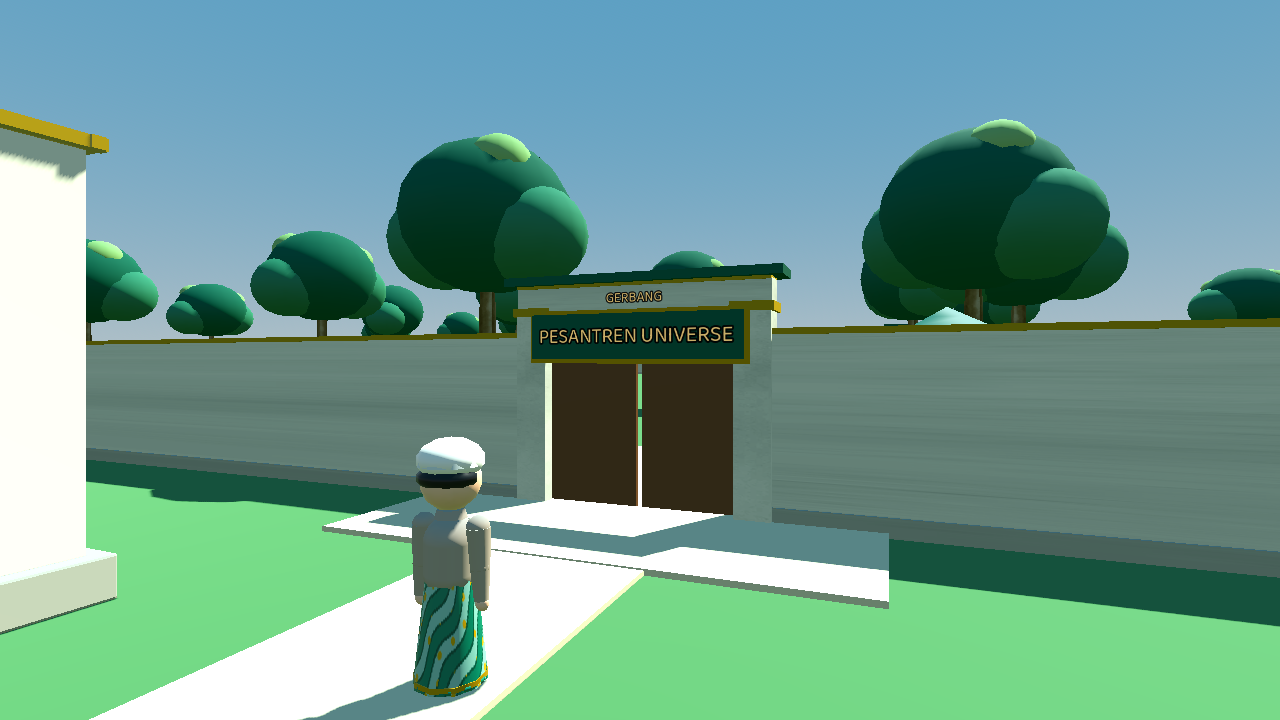
#> input picture v2/konsep/konsep-splash-a-gerbang.png, 1280 x 720 px, found by its file name
$ python gambar_ruang_belajar_genshin.py
#> lines starting #> are read from the running program, lines starting #| are printed output that depends on the picture; after the words box and inside, x2 and y2 are one past the last pixel; in counts of white or black regions, pixels touching at a corner belong together
#!/usr/bin/env python3
"""Mockup konsep Ruang Belajar versi CHAT gaya GENSHIN — Sinta, 19 Nov 2026.
Revisi dari konsep chat v1 (gelembung chat) atas referensi Mas (gambar
Genshin, 14:50): portrait ustadz BESAR di dunia + kotak dialog bawah
dengan nama pembicara emas + baris player sebagai gelembung kecil.
Alur 14 pesan + poin 35 + cabang 'Belum' TIDAK berubah — tampilannya saja.
Palet GayaMisi, font Baloo 2. Latar = render gerbang (stand-in dunia;
di game latarnya dunia live tempat ustadz berdiri).
Potret Sanusi dipotong dari foto songkok-v2 (latar datar dihapus flood
fill). Contoh Arab hanya transliterasi di mockup (PIL tak membentuk
huruf Arab) — di game tetap Amiri seperti sekarang.
"""
from PIL import Image, ImageDraw, ImageFont, ImageFilter
import os

BASE = os.path.expanduser("~/workspace/pesantren-verse")
OUT = os.path.join(BASE, "v2/konsep")
FONT = os.path.join(BASE, "v2/godot-dunia/fonts/Baloo2-Variable.ttf")
FALLBACK = "/usr/share/fonts/truetype/dejavu/DejaVuSans-Bold.ttf"
BG = os.path.join(OUT, "konsep-splash-a-gerbang.png")
SANUSI = os.path.join(BASE, "v2/foto-karakter/songkok-v2-sanusi-depan.png")

def font(sz, tebal=False):
    for p in (FONT, FALLBACK):
        try:
            f = ImageFont.truetype(p, sz)
            return f
        except Exception:
            pass
    return ImageFont.load_default()

ZAMRUD_G = (4, 59, 44)
EMAS = (201, 162, 39)
EMAS_T = (232, 196, 90)
KREM = (242, 234, 214)
KREM_R = (201, 194, 174)
PUTIH = (255, 255, 255)

def wrap(d, teks, f, lebar):
    baris, cur = [], ""
    for kata in teks.split(" "):
        uji = (cur + " " + kata).strip()
        if d.textlength(uji, font=f) <= lebar or not cur:
            cur = uji
        else:
            baris.append(cur)
            cur = kata
    if cur:
        baris.append(cur)
    return baris

# ---------------------------------------------------------------- potret
def potret_sanusi():
    """Potong foto Sanusi (tanpa label nama), hapus latar datar
    (beige atas + putih bawah) via flood fill. Kembalikan RGBA."""
    img = Image.open(SANUSI).convert("RGB")
    img = img.crop((360, 145, 920, 720))  # 560x575, label nama terpotong
    MAG = (255, 0, 255)
    d = ImageDraw.Draw(img)
    # Latar datar ada di beberapa komponen yang TIDAK terhubung (badan
    # karakter memisahkan putih kiri dan putih kanan) — satu seed per
    # komponen: beige atas kiri+kanan, putih tengah kiri+kanan, putih
    # bawah kiri+kanan.
    # Ambang putih HARUS kecil (4): jubah Sanusi hampir putih murni
    # (255,255,242–245) — ambang 10 memakan dada jubah. Latar putih
    # datar (255,255,255) tetap bersih di ambang 4; tepi anti-alias
    # jubah hanya terpotong 1–2 px.
    for (sx, sy, th) in [(2, 2, 12), (557, 2, 12),
                         (2, 300, 4), (557, 300, 4),
                         (2, 572, 4), (557, 572, 4)]:
        ImageDraw.floodfill(img, (sx, sy), MAG, thresh=th)
    a = img.convert("RGBA")
    px = a.load()
    for y in range(a.height):
        for x in range(a.width):
            if px[x, y][:3] == MAG:
                px[x, y] = (0, 0, 0, 0)
    r, g, b, al = a.split()
    al = al.filter(ImageFilter.GaussianBlur(1.2))
    a.putalpha(al)
    return a.crop(a.getbbox())

# ---------------------------------------------------------------- latar
def latar():
    bg = Image.open(BG).convert("RGBA").resize((1280, 720))
    ov = Image.new("RGBA", (1280, 720), (0, 0, 0, 0))
    od = ImageDraw.Draw(ov)
    od.rectangle([0, 0, 1280, 720], fill=(8, 14, 16, 45))
    for y in range(480, 720):
        t = (y - 480) / 240
        od.line([(0, y), (1280, y)], fill=(8, 14, 16, int(60 * t)))
    return Image.alpha_composite(bg, ov)

def tempel_potret(img):
    p = potret_sanusi()
    h = 470
    w = int(p.width * h / p.height)
    p = p.resize((w, h), Image.LANCZOS)
    px, py = 790, 50
    # bayangan lembut
    sh = Image.new("RGBA", img.size, (0, 0, 0, 0))
    sil = Image.new("RGBA", (w, h), (0, 0, 0, 0))
    sil.putalpha(p.split()[3].point(lambda v: int(v * 0.55)))
    sil = sil.filter(ImageFilter.GaussianBlur(7))
    sh.paste(sil, (px + 10, py + 12), sil)
    img.alpha_composite(sh)
    img.alpha_composite(p, (px, py))

def chip_auto(d):
    # lingkaran + "Auto" kiri atas (ala Genshin)
    d.ellipse([24, 22, 52, 50], outline=PUTIH, width=2)
    d.ellipse([34, 32, 42, 40], fill=PUTIH)
    d.text((60, 36), "Auto", font=font(18), fill=PUTIH, anchor="lm")

# ---------------------------------------------------------------- kotak dialog
BOX = (40, 505, 1240, 695)

def kotak_dialog(img):
    x0, y0, x1, y1 = BOX
    box = Image.new("RGBA", (x1 - x0, y1 - y0), (0, 0, 0, 0))
    bd = ImageDraw.Draw(box)
    for y in range(y1 - y0):
        t = y / max(1, (y1 - y0 - 1))
        c = (int(13 + (7 - 13) * t), int(22 + (12 - 22) * t),
             int(28 + (16 - 28) * t), int(232 + (245 - 232) * t))
        bd.line([(0, y), (x1 - x0, y)], fill=c)
    mask = Image.new("L", (x1 - x0, y1 - y0), 0)
    md = ImageDraw.Draw(mask)
    md.rounded_rectangle([0, 0, x1 - x0 - 1, y1 - y0 - 1], radius=6, fill=255)
    img.paste(box, (x0, y0), mask)
    d = ImageDraw.Draw(img)
    d.rounded_rectangle([x0, y0, x1, y1], radius=6,
                        outline=(201, 162, 39, 120), width=1)
    d.line([(x0 + 2, y0 + 2), (x1 - 2, y0 + 2)], fill=EMAS, width=3)
    return d

def kepala_dialog(d, nama="Ust. Sanusi"):
    d.text((78, 522), nama, font=font(26), fill=EMAS_T, stroke_width=1,
           stroke_fill=EMAS_T)
    d.line([(78, 560), (330, 560)], fill=EMAS, width=2)
    d.text((1202, 530), "× Tutup", font=font(16), fill=KREM_R, anchor="ra")

def pesan_dialog(d, teks, fsz=22, y0=574):
    f = font(fsz)
    garis = wrap(d, teks, f, 1120)
    lh = int(fsz * 1.35)
    y = y0
    for ln in garis:
        d.text((78, y), ln, font=f, fill=PUTIH)
        y += lh
    return garis, y  # garis terakhir + y akhir

def footer_progres(d, kiri, progres):
    d.text((1202, 668), kiri, font=font(15), fill=KREM_R, anchor="ra")
    x0, x1, by = 40, 1240, 690
    d.rectangle([x0, by, x1, by + 5], fill=(10, 18, 22))
    d.rectangle([x0, by, x0 + (x1 - x0) * progres, by + 5], fill=EMAS)

def gelembung_pemain(d, x, y, teks):
    """Gelembung kecil player di atas kotak dialog (ala Genshin):
    ikon chat + teks, ekor menunjuk ke bawah."""
    f = font(19)
    w = int(d.textlength(teks, font=f)) + 64
    h = 48
    d.polygon([(x + w - 90, y + h - 2), (x + w - 66, y + h - 2),
               (x + w - 78, y + h + 12)], fill=(16, 20, 20))
    d.rounded_rectangle([x, y, x + w, y + h], radius=22,
                        fill=(16, 20, 20), outline=KREM, width=1)
    cx, cy = x + 26, y + h // 2
    d.ellipse([cx - 12, cy - 12, cx + 12, cy + 12], outline=KREM, width=2)
    for dx in (-5, 0, 5):
        d.ellipse([cx + dx - 2, cy - 2, cx + dx + 2, cy + 2], fill=KREM)
    d.text((x + 46, cy), teks, font=f, fill=KREM, anchor="lm")
    return w

def pilihan(d, x, y, w, teks, emas=True, redup=False):
    """Gelembung pilihan jawaban (ala Genshin: melayang di atas kotak)."""
    h = 54
    f = font(20)
    if emas:
        isi = (120, 97, 23) if redup else EMAS
        d.rounded_rectangle([x, y, x + w, y + h], radius=27, fill=isi)
        d.text((x + w / 2, y + h / 2), teks, font=f, fill=ZAMRUD_G, anchor="mm")
    else:
        isi = (10, 18, 22)
        warna = tuple(int(c * 0.5) for c in KREM) if redup else KREM
        d.rounded_rectangle([x, y, x + w, y + h], radius=27, fill=isi,
                            outline=warna, width=2)
        d.text((x + w / 2, y + h / 2), teks, font=f, fill=warna, anchor="mm")

# ---------------------------------------------------------------- A. MENUNGGU JAWABAN
def mockup_a():
    img = latar()
#> in latar, bg is the input picture: PIL image 1280x720 RGBA; mean R, G, B, A 109.1, 156.2, 144.7, 255
#> in latar, `ov = Image.new("RGBA", (1280, 720), (0, 0, 0, 0))`: ov: PIL image 1280x720 RGBA; every value is 0
    tempel_potret(img)
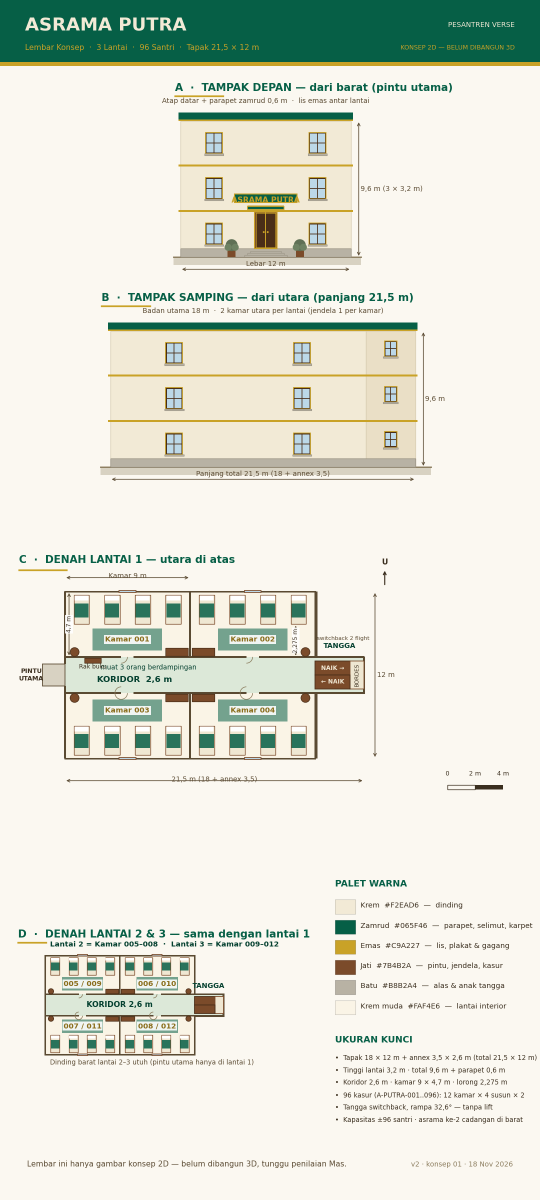
#> input picture v2/konsep/asrama-putra-konsep.png, 1080 x 2400 px, given in place of songkok-v2-sanusi-depan.png, which was not available (shown at 1/2 size)
#> after the loop in potret_sanusi, `for (sx, sy, th) in [(2, 2, 12), (557, 2, 12),`:
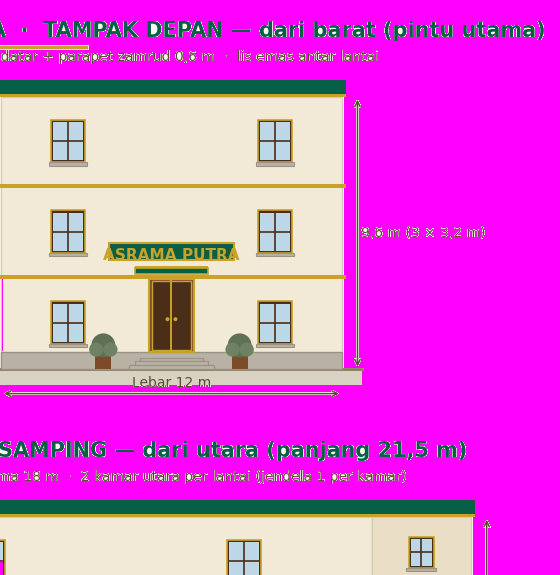
#> img: PIL image 560x575 RGB; mean R, G, B 225.2, 95.2, 214.6
#> in potret_sanusi, `r, g, b, al = a.split()`:
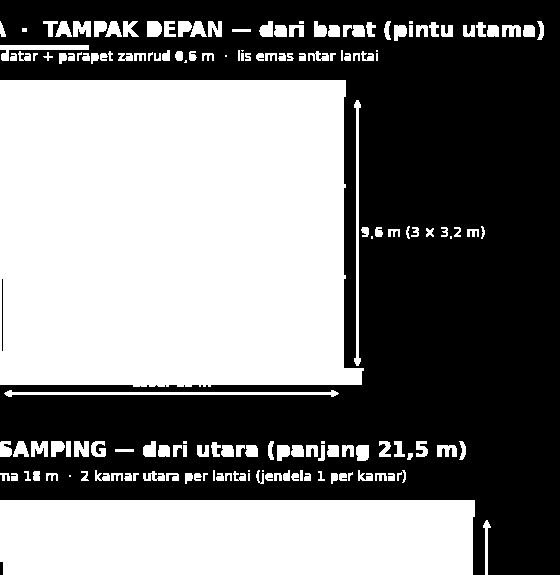
#> al: PIL image 560x575 L; 48.4% white; 164 white regions (15 under 20 px), largest, box (x1, y1, x2, y2) and area: (0, 80, 364, 387) 105315, (0, 500, 475, 575) 35470, (4, 390, 339, 397) 1035
#> in tempel_potret, `sil = Image.new("RGBA", (w, h), (0, 0, 0, 0))`: sil: PIL image 461x470 RGBA; every value is 0
#> in tempel_potret, `sil = sil.filter(ImageFilter.GaussianBlur(7))`:
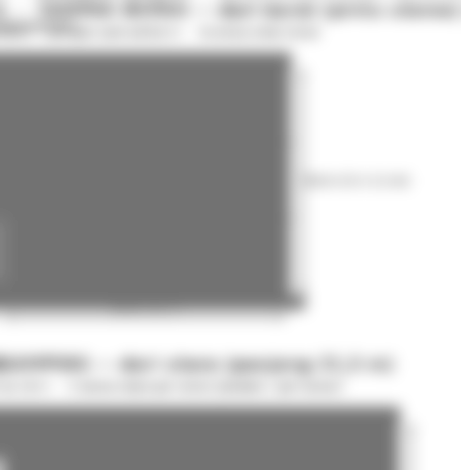
#> sil: PIL image 461x470 RGBA; mean R, G, B, A 0, 0, 0, 71.4; transparent parts drawn white
#> in tempel_potret, `sh.paste(sil, (px + 10, py + 12), sil)`:
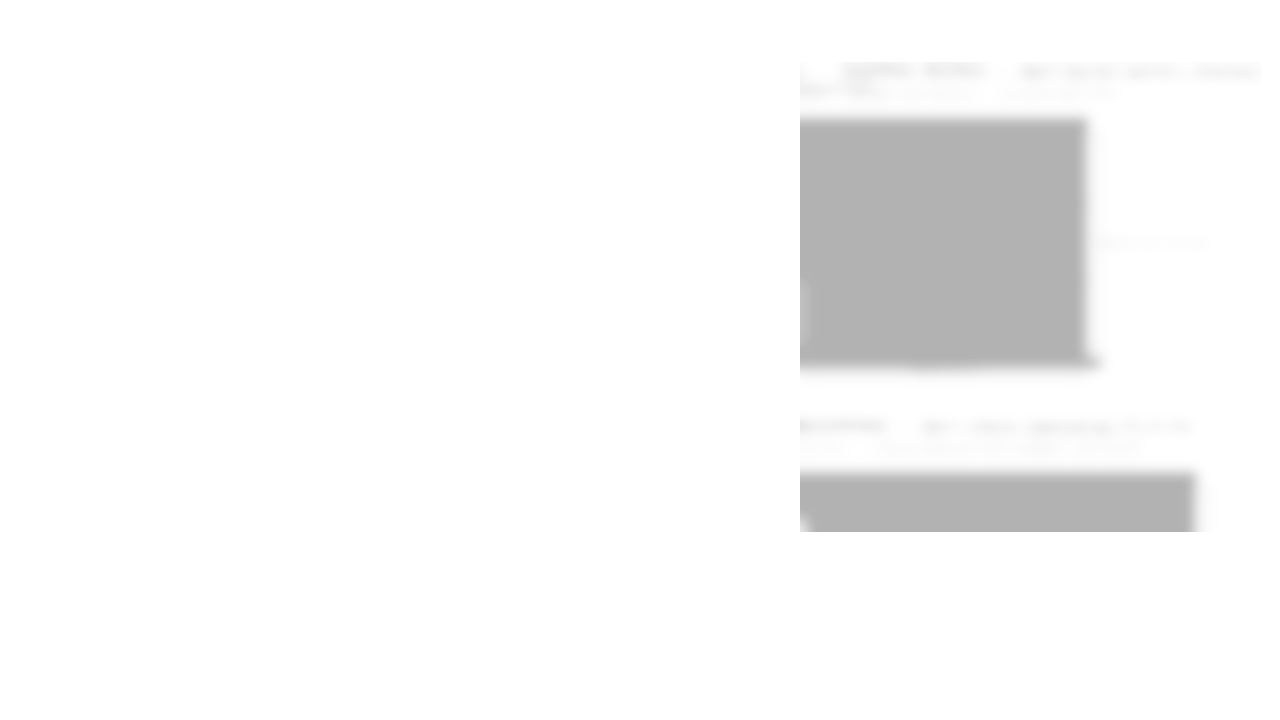
#> sh: PIL image 1280x720 RGBA; mean R, G, B, A 0, 0, 0, 8.2; transparent parts drawn white
    d = ImageDraw.Draw(img)
    chip_auto(d)
    # pilihan jawaban melayang (ala Genshin)
    pilihan(d, 380, 296, 400, "Paham, lanjut  ›", emas=True)
    pilihan(d, 380, 362, 400, "Belum, jelaskan lagi", emas=False)
    d = kotak_dialog(img)
#> in kotak_dialog, `box = Image.new("RGBA", (x1 - x0, y1 - y0), (0, 0, 0, 0))`: box: PIL image 1200x190 RGBA; every value is 0
#> in kotak_dialog, `mask = Image.new("L", (x1 - x0, y1 - y0), 0)`: mask: PIL image 1200x190 L; every value is 0
#> in kotak_dialog, `img.paste(box, (x0, y0), mask)`:
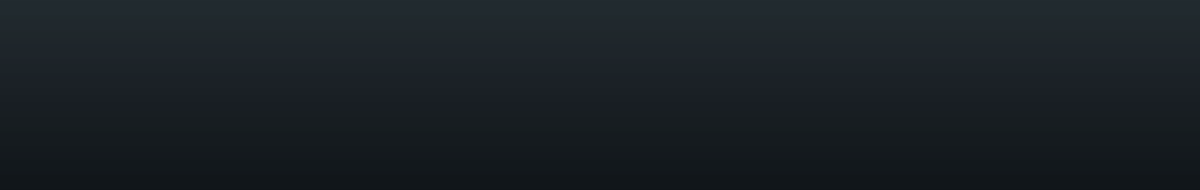
#> box: PIL image 1200x190 RGBA; mean R, G, B, A 9.5, 16.5, 21.5, 238; transparent parts drawn white
    kepala_dialog(d)
    pesan_dialog(d, "kalam itu artinya adalah susunan kalimat. Kalimat disini "
                    "maksudnya adalah kata dalam bahasa indonesia. Paham?")
    footer_progres(d, "Pesan 2 dari 14  •  Materi", 2 / 14)
    img.convert("RGB").save(f"{OUT}/konsep-ruang-belajar-genshin-v1.png")

# ---------------------------------------------------------------- B. EFEK KETIK + CABANG
def mockup_b():
    img = latar()
    tempel_potret(img)
    d = ImageDraw.Draw(img)
    chip_auto(d)
    # gelembung kecil player (jawaban yang dipilih)
    gelembung_pemain(d, 956, 446, "Belum, jelaskan lagi.")
    # pilihan jawaban TERKUNCI (redup) selama ustadz mengetik
    pilihan(d, 380, 296, 400, "Paham, lanjut  ›", emas=True, redup=True)
    pilihan(d, 380, 362, 400, "Belum, jelaskan lagi", emas=False, redup=True)
    d = kotak_dialog(img)
    kepala_dialog(d)
    teks = ("Baik, coba contoh ini: Qaama Muhammadun — “Muhammad telah "
            "berdiri.” Itu kalam, karena pendengar sudah paham dan tidak "
            "bertanya lagi.")
    garis, y_akhir = pesan_dialog(d, teks, fsz=21, y0=572)
#> garis = 2 items; y_akhir = 628
    # kursor blok di ujung teks (digambar, bukan glif font)
    f = font(21)
    lx = 78 + d.textlength(garis[-1], font=f) + 6
#> lx = 485
    ly = 572 + (len(garis) - 1) * int(21 * 1.35)
#> ly = 600
    d.rectangle([lx, ly + 2, lx + 10, ly + 24], fill=EMAS_T)
    d.text((78, 664), "Ust. Sanusi sedang mengetik…", font=font(15), fill=EMAS_T)
    footer_progres(d, "Pesan 4 dari 14  •  Materi — penjelasan ulang 1 dari 2",
                   4 / 14)
    img.convert("RGB").save(f"{OUT}/konsep-ruang-belajar-genshin-ketik-v1.png")
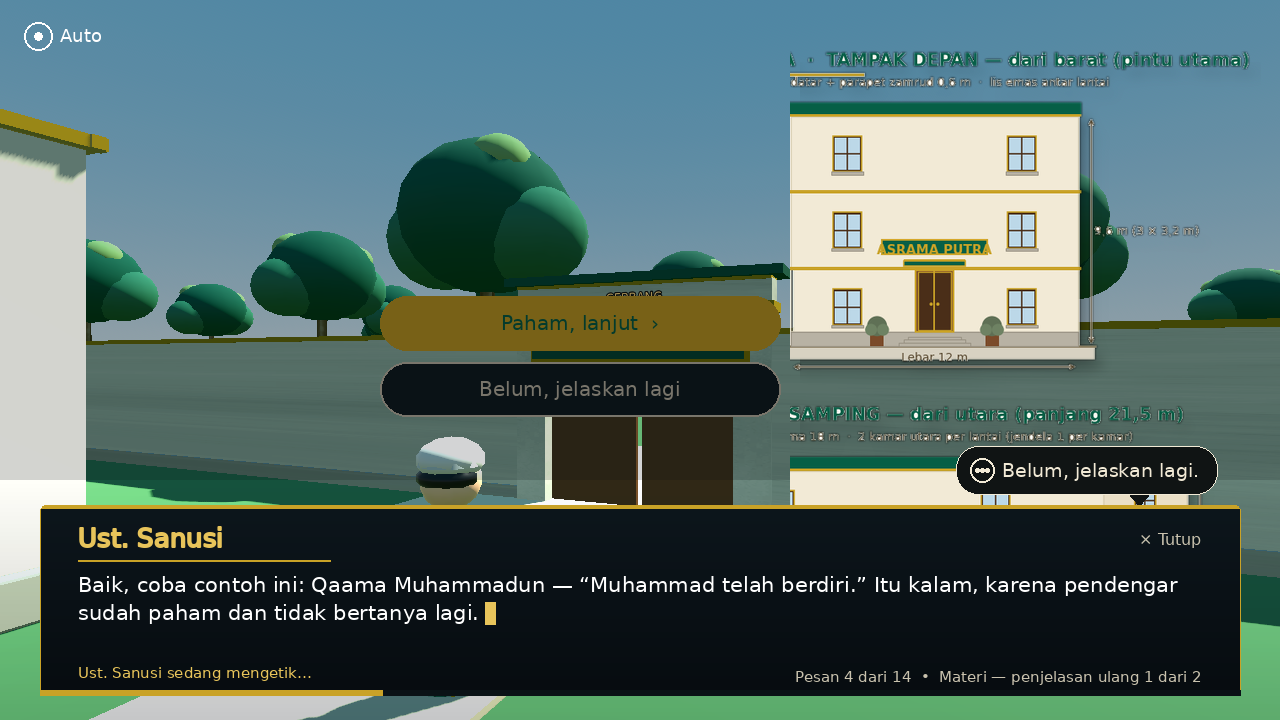
#> saved as konsep-ruang-belajar-genshin-ketik-v1.png: PIL image 1280x720 RGB; mean R, G, B 83.5, 106.6, 103.2

mockup_a()
mockup_b()
print("selesai")
